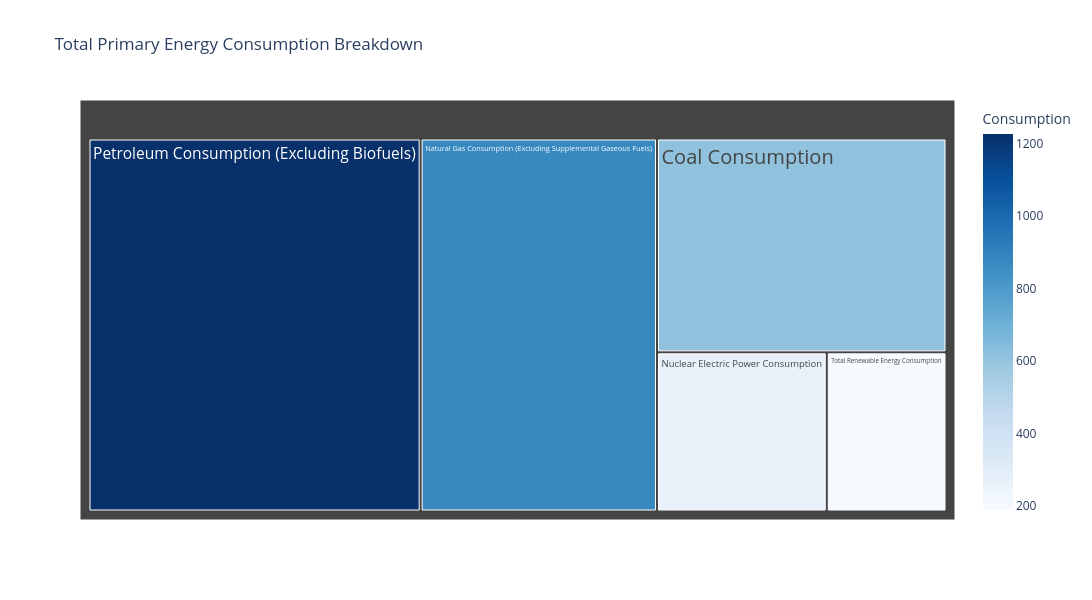

Write notebook code for a chart like this one.
### Code cell
import plotly.express as px

# רשימת התיאורים שמרכיבים את הסדרה הכוללת
components = [
    'Coal Consumption',
    'Natural Gas Consumption (Excluding Supplemental Gaseous Fuels)',
    'Petroleum Consumption (Excluding Biofuels)',
    'Nuclear Electric Power Consumption',
    'Total Renewable Energy Consumption'
]

# סינון הנתונים לרכיבים האלה בלבד
component_data = clean_data[clean_data['Description'].isin(components)].copy()

# חישוב סך הצריכה לכל רכיב
summary = component_data.groupby('Description')['Consumption'].sum().reset_index()

# Tree Map
fig = px.treemap(summary,
                 path=['Description'],
                 values='Consumption',
                 title='Total Primary Energy Consumption Breakdown',
                 color='Consumption',
                 color_continuous_scale='Blues'  # שינוי לפלטת צבעים
)
fig.update_traces(textfont_size=20)

fig.update_layout(
    width=1200,
    height=600
)

fig.show()

### Figure 1 — Plotly figure (JSON) as saved in the notebook; plotly's stock layout.template omitted (floating-point values rounded to 4 significant figures)
{"data": [{"branchvalues": "total", "customdata": [[612.7], [872.5], [267.4], [1226.0], [188.6]], "domain": {"x": [0, 1], "y": [0, 1]}, "hovertemplate": "labels=%{label}<br>Consumption_sum=%{value}<br>parent=%{parent}<br>id=%{id}<br>Consumption=%{color}<extra></extra>", "ids": ["Coal Consumption", "Natural Gas Consumption (Excluding Supplemental Gaseous Fuels)", "Nuclear Electric Power Consumption", "Petroleum Consumption (Excluding Biofuels)", "Total Renewable Energy Consumption"], "labels": ["Coal Consumption", "Natural Gas Consumption (Excluding Supplemental Gaseous Fuels)", "Nuclear Electric Power Consumption", "Petroleum Consumption (Excluding Biofuels)", "Total Renewable Energy Consumption"], "marker": {"coloraxis": "coloraxis", "colors": [612.7, 872.5, 267.4, 1226.0, 188.6]}, "name": "", "parents": ["", "", "", "", ""], "textfont": {"size": 20}, "type": "treemap", "values": [612.7, 872.5, 267.4, 1226.0, 188.6]}], "layout": {"coloraxis": {"colorbar": {"title": {"text": "Consumption"}}, "colorscale": [[0, "rgb(247,251,255)"], [0.125, "rgb(222,235,247)"], [0.25, "rgb(198,219,239)"], [0.375, "rgb(158,202,225)"], [0.5, "rgb(107,174,214)"], [0.625, "rgb(66,146,198)"], [0.75, "rgb(33,113,181)"], [0.875, "rgb(8,81,156)"], [1, "rgb(8,48,107)"]]}, "height": 600, "legend": {"tracegroupgap": 0}, "title": {"text": "Total Primary Energy Consumption Breakdown"}, "width": 1200}}
